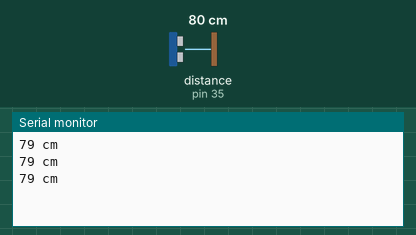
Simulated run of this sketch. Board: Arduino Mega 2560, built with avr-gcc and run on an emulated ATmega2560. On the bench: the last lines printed to the serial monitor. Wiring (inferred from the names in the program): ultrasonic range finder: trigger pin 37; echo pin 35. The test bench sets the inputs (shaded band); at power-on: distance to the obstacle (sensor on pin 35) 80 cm. The echo pulse lasts 58.3 µs per cm.

Above: at 1.3 s.
1.4 s: distance to the obstacle (sensor on pin 35) set to 197 cm
At 1.9 s:
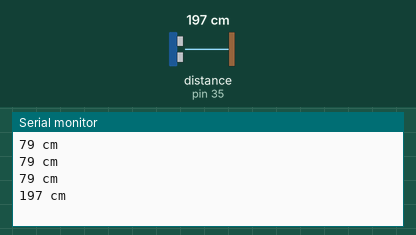
2.9 s: distance to the obstacle (sensor on pin 35) set to 205 cm
At 3.5 s:
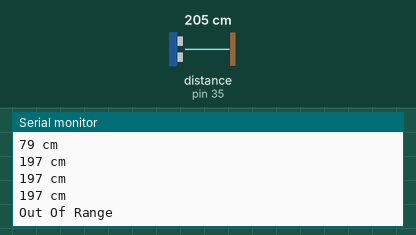

Measured:
- the behaviour switches between 200 and 201 cm on distance to the obstacle (sensor on pin 35) (found by bisection; images 1 and 2)
- after the input at 1.4 s, the serial monitor: prints a new line after 0.13 s (image 1)
- after the input at 2.9 s, the serial monitor: prints a new line after 0.17 s (image 2)

The sketch:

HC-SR04_testcode.ino
```cpp
#define trigPin 37  //the sensor's trig pin connects to Arduino's ninth pin.
#define echoPin 35  //the sensor's echo pin connects to Arduino's eight pin.

void setup() {
Serial.begin (9600); // we started serial communication at 9600 baud rate to send data
pinMode(trigPin, OUTPUT); // define trig pin output
pinMode(echoPin, INPUT);  // define echo pin input
}
void loop() {
long duration, distance; //defines distance and duration variables
//trigger signal sent
digitalWrite(trigPin, LOW); // send to trig pin 0v
delayMicroseconds(2); //delay 2 microseconds
digitalWrite(trigPin, HIGH); // send to trig pin 5v
delayMicroseconds(10); //delay 10 microseconds
digitalWrite(trigPin, LOW);  // send to trig pin 0v

duration = pulseIn(echoPin, HIGH); //the reflection of the trigger signal is taken
distance= (duration/2) / 29.1;  // calculate distance
   if (distance> 200 || distance < 0){
   Serial.println("Out Of Range");
   }
   else {
   Serial.print(distance);
   Serial.println(" cm"); // print distance
   }
delay(500); //delay 500 microseconds
}
```
